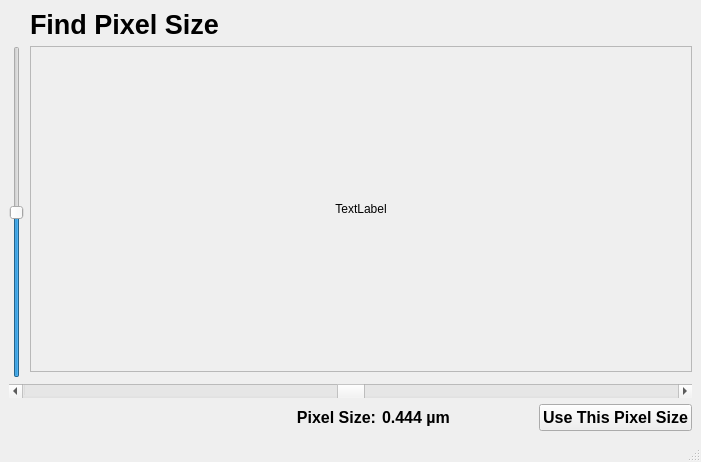
<?xml version="1.0" encoding="UTF-8"?>
<ui version="4.0">
 <class>MainWindow</class>
 <widget class="QMainWindow" name="MainWindow">
  <property name="geometry">
   <rect>
    <x>0</x>
    <y>0</y>
    <width>701</width>
    <height>462</height>
   </rect>
  </property>
  <property name="windowTitle">
   <string>MainWindow</string>
  </property>
  <widget class="QWidget" name="centralwidget">
   <layout class="QGridLayout" name="gridLayout">
    <item row="1" column="1" rowspan="2">
     <widget class="QSlider" name="contrastSlider">
      <property name="maximum">
       <number>2000</number>
      </property>
      <property name="value">
       <number>1000</number>
      </property>
      <property name="orientation">
       <enum>Qt::Vertical</enum>
      </property>
     </widget>
    </item>
    <item row="7" column="4">
     <widget class="QLabel" name="COR_pos">
      <property name="font">
       <font>
        <pointsize>12</pointsize>
        <weight>75</weight>
        <bold>true</bold>
       </font>
      </property>
      <property name="text">
       <string>0.444 µm</string>
      </property>
     </widget>
    </item>
    <item row="7" column="3">
     <widget class="QLabel" name="label">
      <property name="font">
       <font>
        <pointsize>12</pointsize>
        <weight>75</weight>
        <bold>true</bold>
       </font>
      </property>
      <property name="layoutDirection">
       <enum>Qt::RightToLeft</enum>
      </property>
      <property name="text">
       <string>Pixel Size:</string>
      </property>
      <property name="alignment">
       <set>Qt::AlignRight|Qt::AlignTrailing|Qt::AlignVCenter</set>
      </property>
     </widget>
    </item>
    <item row="7" column="5">
     <widget class="QPushButton" name="pushButton">
      <property name="font">
       <font>
        <pointsize>12</pointsize>
        <weight>75</weight>
        <bold>true</bold>
       </font>
      </property>
      <property name="text">
       <string>Use This Pixel Size</string>
      </property>
     </widget>
    </item>
    <item row="0" column="2">
     <widget class="QLabel" name="label_Title">
      <property name="font">
       <font>
        <pointsize>20</pointsize>
        <weight>75</weight>
        <bold>true</bold>
       </font>
      </property>
      <property name="text">
       <string>Find Pixel Size</string>
      </property>
     </widget>
    </item>
    <item row="6" column="1" colspan="5">
     <widget class="QScrollBar" name="COR_slider">
      <property name="minimum">
       <number>-5000</number>
      </property>
      <property name="maximum">
       <number>5000</number>
      </property>
      <property name="singleStep">
       <number>1</number>
      </property>
      <property name="pageStep">
       <number>10</number>
      </property>
      <property name="value">
       <number>0</number>
      </property>
      <property name="orientation">
       <enum>Qt::Horizontal</enum>
      </property>
      <property name="invertedAppearance">
       <bool>false</bool>
      </property>
     </widget>
    </item>
    <item row="1" column="2" colspan="4">
     <widget class="QScrollArea" name="scrollArea">
      <property name="widgetResizable">
       <bool>true</bool>
      </property>
      <widget class="QWidget" name="scrollAreaWidgetContents">
       <property name="geometry">
        <rect>
         <x>0</x>
         <y>0</y>
         <width>648</width>
         <height>294</height>
        </rect>
       </property>
       <layout class="QGridLayout" name="gridLayout_2">
        <item row="0" column="0">
         <widget class="QLabel" name="divided">
          <property name="sizePolicy">
           <sizepolicy hsizetype="Maximum" vsizetype="Maximum">
            <horstretch>0</horstretch>
            <verstretch>0</verstretch>
           </sizepolicy>
          </property>
          <property name="maximumSize">
           <size>
            <width>1500</width>
            <height>800</height>
           </size>
          </property>
          <property name="text">
           <string>TextLabel</string>
          </property>
          <property name="alignment">
           <set>Qt::AlignCenter</set>
          </property>
         </widget>
        </item>
       </layout>
      </widget>
     </widget>
    </item>
   </layout>
  </widget>
  <widget class="QMenuBar" name="menubar">
   <property name="geometry">
    <rect>
     <x>0</x>
     <y>0</y>
     <width>701</width>
     <height>21</height>
    </rect>
   </property>
  </widget>
  <widget class="QStatusBar" name="statusbar"/>
 </widget>
 <resources/>
 <connections/>
</ui>
